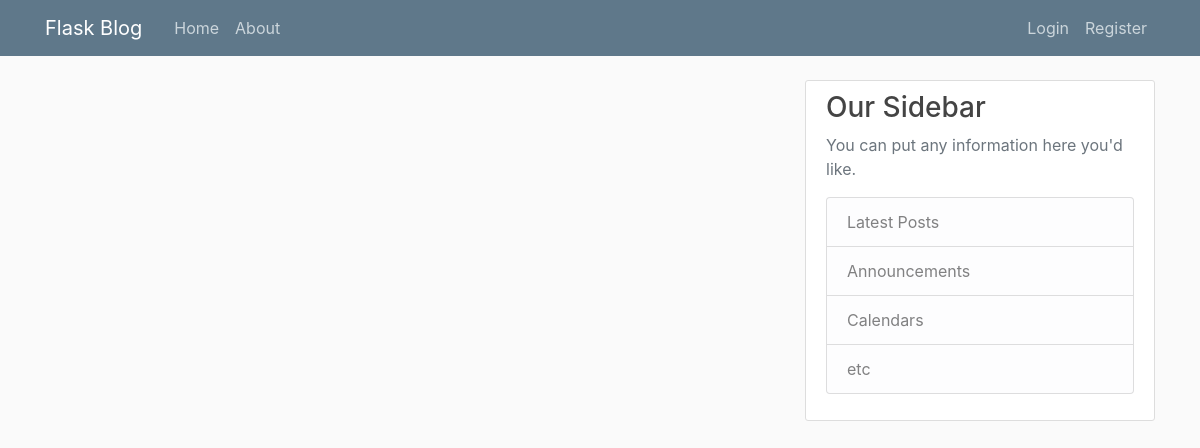
Page /home on the earlier database version.
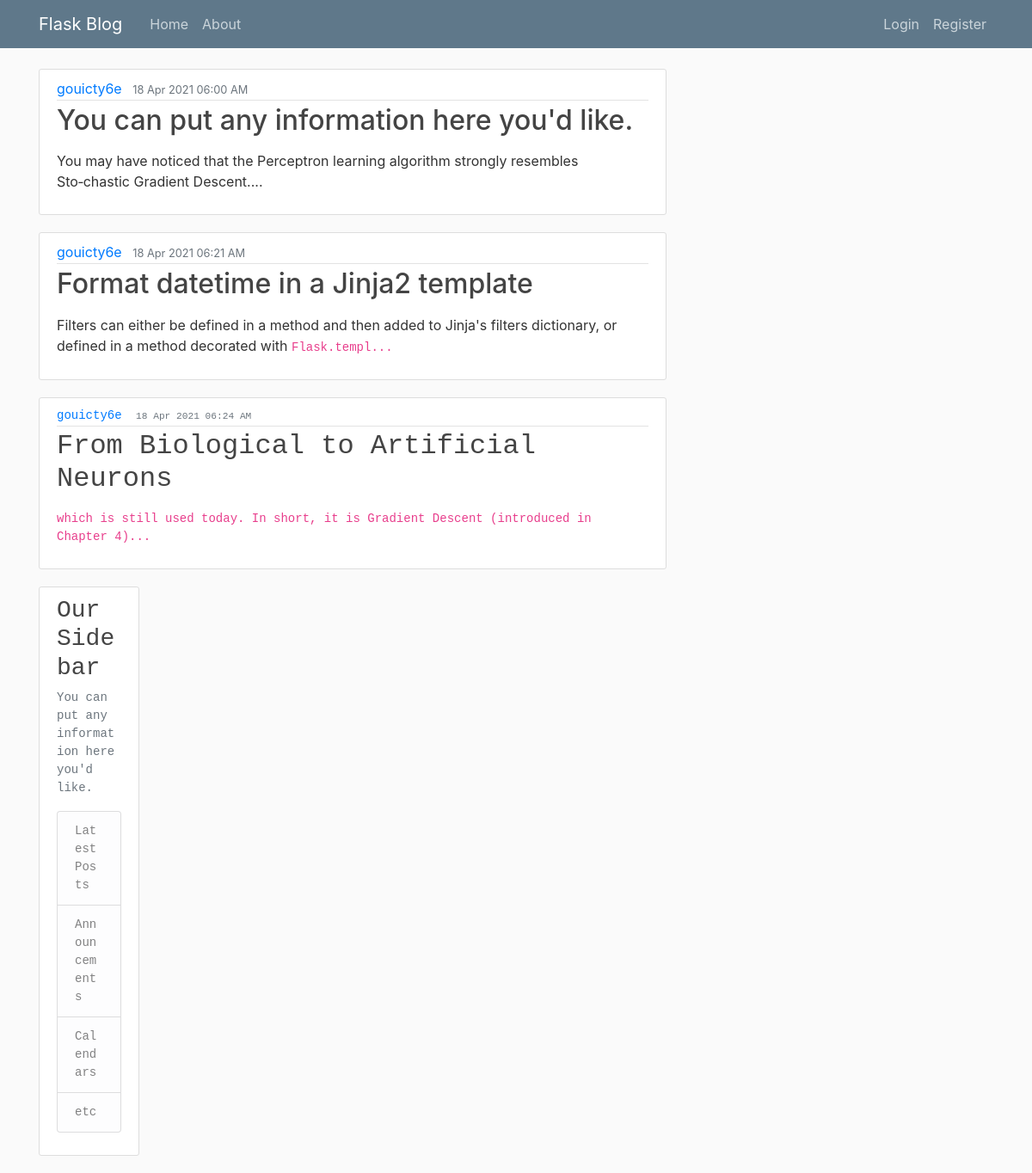
Same page on the later database version.
### blog/models.py (models this page shows)
class Post(db.Model):
    id = db.Column(db.Integer, primary_key=True)
    title = db.Column(db.String(), nullable=False)
    slug = db.Column(db.String(), nullable=False)
    body = db.Column(db.Text, nullable=False)
    created_at = db.Column(db.DateTime, nullable=False, default=datetime.datetime.utcnow)
    updated_at = db.Column(db.DateTime, nullable=False, default=datetime.datetime.utcnow)
    author = db.Column(db.Integer, db.ForeignKey('user.username'), nullable=False)

### blog/routes.py (the view)
@app.route('/')
@app.route('/home')
def home():
    posts = Post.query.all()
    return render_template('index.html', posts=posts)

### blog/templates/index.html
{% extends 'layout.html' %}
{% block content %}
    {% for post in posts %}
        <article class="media content-section">
          <div class="media-body">
            <div class="article-metadata">
              <a class="mr-2" href="user/{{ post.author }}">{{ post.author }}</a>
              <small class="text-muted">{{ post.updated_at.strftime('%d %b %Y %I:%M %p') }}</small>
            </div>
            <h2><a class="article-title" href="posts/details/{{ post.slug }}">{{ post.title }}</a></h2>
            <p class="article-content">{{ post.body[: 150] | safe }}...</p>
          </div>
        </article>
    {% endfor %}
{% endblock %}

### blog/templates/layout.html (shortened to what this page needs)
<!doctype html>
<html lang="en">
  <head>
    <link rel="stylesheet" href="https://stackpath.bootstrapcdn.com/bootstrap/4.3.1/css/bootstrap.min.css">
    <link rel=stylesheet type=text/css href="{{ url_for('static', filename='main.css') }}">
  </head>
  <body>
    <header class="site-header">
      <nav class="navbar navbar-expand-md navbar-dark bg-steel fixed-top">
        <div class="container">
          <a class="navbar-brand mr-4" href="/">Flask Blog</a>
          <div class="collapse navbar-collapse" id="navbarToggle">
            <div class="navbar-nav mr-auto">
              <a class="nav-item nav-link" href="/">Home</a>
              <a class="nav-item nav-link" href="/about">About</a>
            </div>
            {% if current_user.is_authenticated %}
                <a href="{{ url_for('create') }}" type="button" class="btn btn-outline-light mx-2">Create Post</a>
                <a href="{{ url_for('logout') }}" type="button" class="btn btn-outline-danger mx-2">Logout</a>
            {% else %}
                <div class="navbar-nav">
                  <a class="nav-item nav-link" href="/login">Login</a>
                  <a class="nav-item nav-link" href="/register">Register</a>
                </div>
            {% endif %}
          </div>
        </div>
      </nav>
    </header>
    <main role="main" class="container">
      <div class="row">
        <div class="col-md-8">
          {% block content %}{% endblock %}
        </div>
        <div class="col-md-4">
          <div class="content-section">
            <h3>Our Sidebar</h3>
            <p class='text-muted'>You can put any information here you'd like.
              <ul class="list-group">
                <li class="list-group-item list-group-item-light">Latest Posts</li>
                <li class="list-group-item list-group-item-light">Announcements</li>
                <li class="list-group-item list-group-item-light">Calendars</li>
                <li class="list-group-item list-group-item-light">etc</li>
              </ul>
            </p>
          </div>
        </div>
      </div>
    </main>
  </body>
</html>

### blog/static/main.css (style rules this page uses)
body { background: #fafafa; color: #333333; margin-top: 5rem; }
h1, h2, h3, h4, h5, h6 { color: #444444; }
.bg-steel { background-color: #5f788a; }
.site-header .navbar-nav .nav-link { color: #cbd5db; }
.content-section { background: #ffffff; padding: 10px 20px; border: 1px solid #dddddd; border-radius: 3px; margin-bottom: 20px; }
.article-title { color: #444444; }
.article-content { white-space: pre-line; }
.article-metadata { padding-bottom: 1px; margin-bottom: 4px; border-bottom: 1px solid #e3e3e3 }

Differences in the rows shown:
added Post: author "gouicty6e", updated_at "18 Apr 2021 06:00 AM", title "You can put any information here you'd like.", body "You may have noticed that the Perceptron learning algorithm strongly resembles Sto‐ chastic Gradient Descent."
added Post: author "gouicty6e", updated_at "18 Apr 2021 06:21 AM", title "Format datetime in a Jinja2 template", body "Filters can either be defined in a method and then added to Jinja's filters dictionary, or defined in a method decorated with Flask.templ"
added Post: author "gouicty6e", updated_at "18 Apr 2021 06:24 AM", title "From Biological to Artificial Neurons", body "which is still used today. In short, it is Gradient Descent (introduced in Chapter 4 )"
